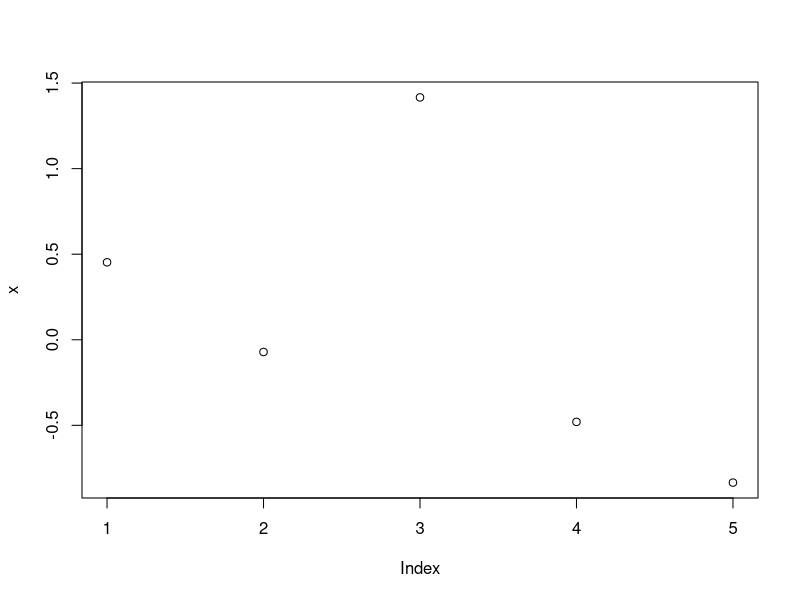
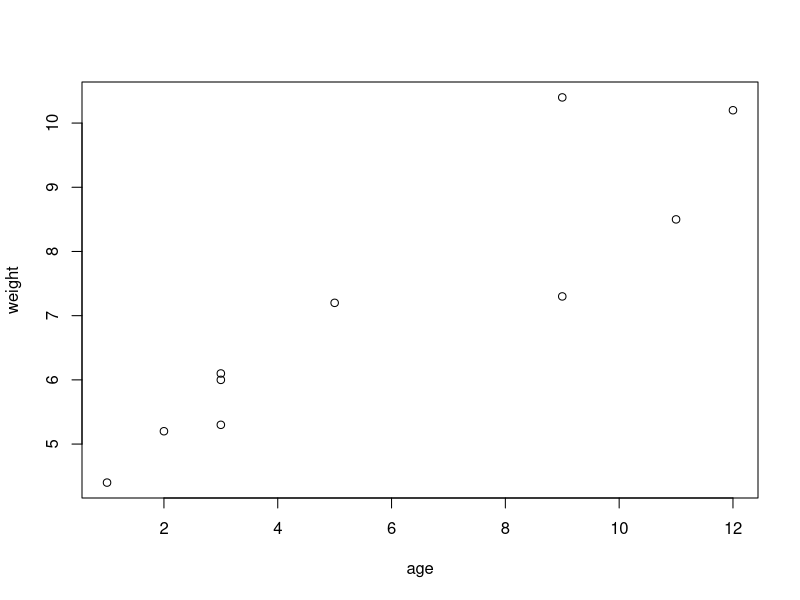

Generate these figures, in order, with R:
#my self
x = rnorm(5)
plot(x)
age <- c(1,3,5,2,11,9,3,9,12,3)
weight <- c(4.4,5.3,7.2,5.2,8.5,7.3,6.0,10.4,10.2,6.1)
mean(weight)
sd(weight)
cor(age,weight)
plot(age,weight)
q()


